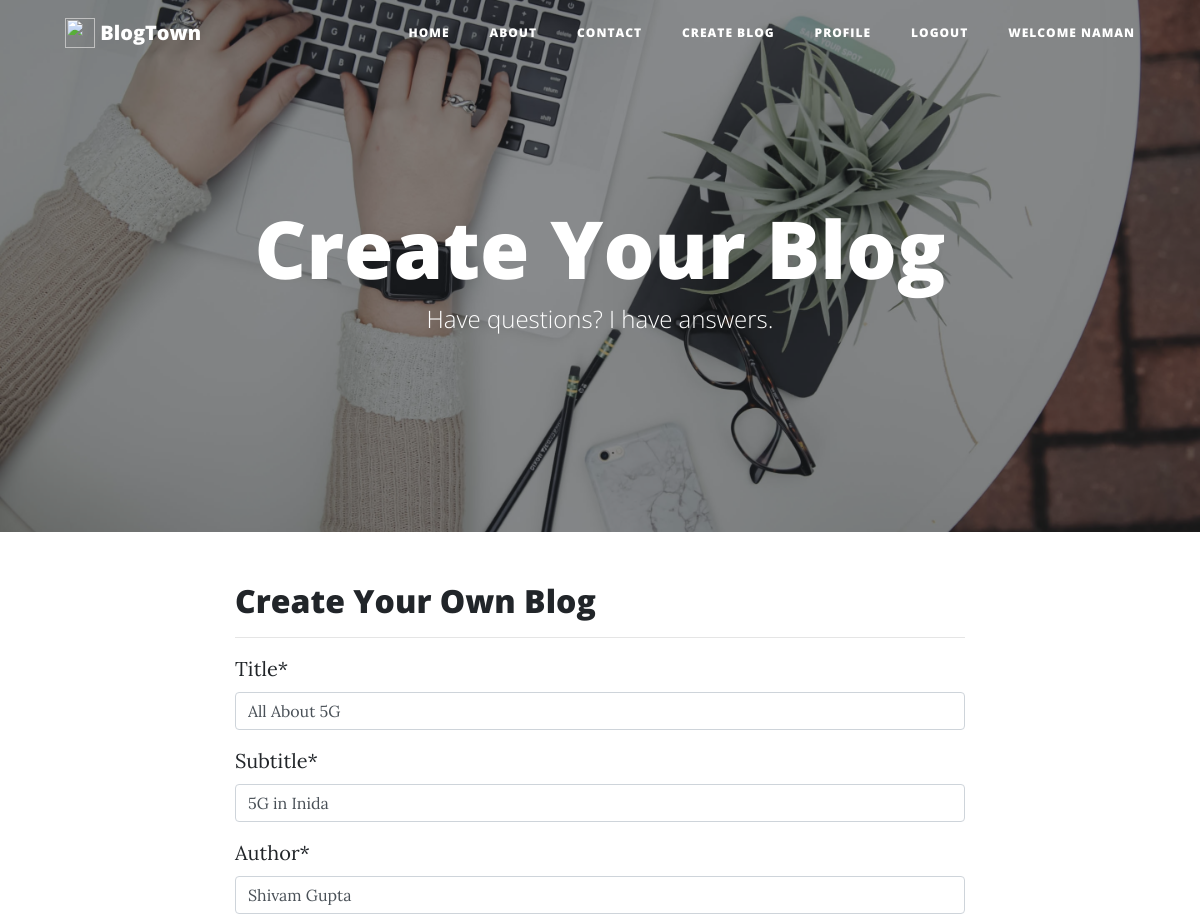
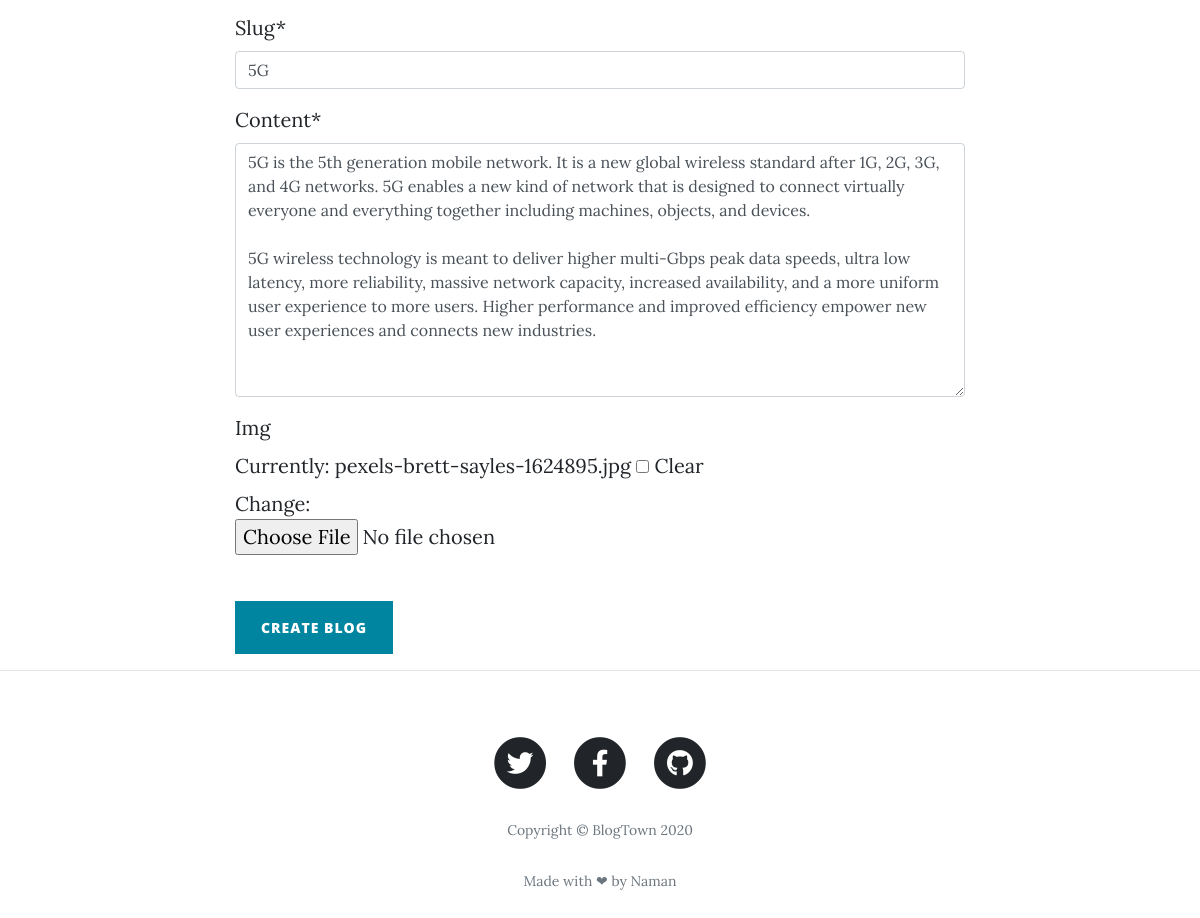
The app's page /blog/5G/update/ (signed in) with its own data (2 pictures, top to bottom).
### Blog/models.py (models this page shows, shortened)
class Post(models.Model):
    sno = models.AutoField(primary_key=True)
    title = models.CharField(max_length=100)
    subtitle = models.CharField(max_length=100)
    author = models.CharField(max_length=30)
    slug = models.CharField(max_length=20)
    content = models.TextField()
    img = models.ImageField(null=True,blank=True,default="default.jpg")
    timeStamp = models.DateTimeField(auto_now_add=True,blank=True)

### Blog/views.py (the view, shortened to what this page needs)
# urls.py: path('<str:slug>/update/', PostUpdateView.as_view(), name='post-update'),
class PostUpdateView( UpdateView):
    model = Post
    fields = ['title', 'subtitle','author','slug','content','img']

### Blog/templates/blog/post_form.html (shortened to what this page needs)
{% extends 'base.html' %}
{% block body %}
{% load static %}
  <header class="masthead" style="background-image: url({% static 'img/blog.jpg' %})">
    <div class="overlay"></div>
    <div class="container">
      <div class="row">
        <div class="col-lg-8 col-md-10 mx-auto">
          <div class="page-heading">
            <h1>Create Your Blog</h1>
            <span class="subheading">Have questions? I have answers.</span>
          </div>
        </div>
      </div>
    </div>
  </header>
  <div class="container">
    <div class="row">
      <div class="col-lg-8 col-md-10 mx-auto">
        <h2>Create Your Own Blog</h2>
        <hr>
        {% load crispy_forms_tags %}
        <form action='/blog/create' method="post" name="sentMessage" id="blogForm" enctype="multipart/form-data"  novalidate>
        {{form | crispy}}
          <br>
          <button type="submit" class="btn btn-primary" id="sendMessageButton">Create Blog</button>
          <br>
        </form>
      </div>
    </div>
  </div>
{% endblock body %}

### templates/base.html (shortened to what this page needs)
{% load static %}
<!DOCTYPE html>
<html lang="en">
<head>
  <link rel="stylesheet" href="https://stackpath.bootstrapcdn.com/bootstrap/4.5.2/css/bootstrap.min.css">
  <link href="{% static 'vendor/bootstrap/css/bootstrap.min.css' %}" rel="stylesheet">
  <link href="{% static 'vendor/fontawesome-free/css/all.min.css' %}" rel="stylesheet" type="text/css">
  <link href="{% static 'css/clean-blog.min.css' %}" rel="stylesheet">
</head>
<body>
  <nav class="navbar navbar-expand-lg navbar-light fixed-top" id="mainNav">
    <div class="container">
      <a class="navbar-brand" href="/">    <img src="https://blog.addthiscdn.com/wp-content/uploads/2015/11/blogger.png" width="30" height="30" class="d-inline-block align-top" alt=""> BlogTown</a>
      <div class="collapse navbar-collapse" id="navbarResponsive">
        <ul class="navbar-nav ml-auto">
          <li class="nav-item">
            <a class="nav-link" href="/">Home</a>
          </li>
          <li class="nav-item">
            <a class="nav-link" href="{% url 'about' %}">About</a>
          </li>
          <li class="nav-item">
            <a class="nav-link" href="{% url 'contact' %}">Contact</a>
          </li>
          {% if user.is_authenticated %}
          <li class="nav-item">
            <a class="nav-link" href="{% url 'blogHome' %}">Create Blog</a>
          </li>
          <li class="nav-item">
            <a class="nav-link" href="{% url 'profile' %}">Profile</a>
          </li>
          <li class="nav-item">
            <a class="nav-link" href="{% url 'logout' %}">Logout</a>
          </li>
          <li class="nav-item">
            <a class="nav-link" href="#">Welcome {{request.user}}</a>
          </li>
          {% endif %}
        </ul>
      </div>
    </div>
  </nav>
  {% block body %} {% endblock body %}
  <hr>
  <footer>
    <div class="container">
      <div class="row">
        <div class="col-lg-8 col-md-10 mx-auto">
          <ul class="list-inline text-center">
            <li class="list-inline-item">
              <a href="#">
                <span class="fa-stack fa-lg">
                  <i class="fas fa-circle fa-stack-2x"></i>
                  <i class="fab fa-twitter fa-stack-1x fa-inverse"></i>
                </span>
              </a>
            </li>
            <li class="list-inline-item">
              <a href="#">
                <span class="fa-stack fa-lg">
                  <i class="fas fa-circle fa-stack-2x"></i>
                  <i class="fab fa-facebook-f fa-stack-1x fa-inverse"></i>
                </span>
              </a>
            </li>
            <li class="list-inline-item">
              <a href="#">
                <span class="fa-stack fa-lg">
                  <i class="fas fa-circle fa-stack-2x"></i>
                  <i class="fab fa-github fa-stack-1x fa-inverse"></i>
                </span>
              </a>
            </li>
          </ul>
          <p class="copyright text-muted">Copyright &copy; BlogTown 2020</p>
          <p class="copyright text-muted">Made with ❤ by Naman</p>
        </div>
      </div>
    </div>
  </footer>
</body>
</html>

### records on screen
Post: title "All About 5G", subtitle "5G in Inida", author "Shivam Gupta", slug "5G", content "5G is the 5th generation mobile network. It is a new global wireless standard after 1G, 2G, 3G, and 4G networks. 5G enables a new kind of network that is designed to connect virtually everyone and everything together including machines, objects, and devices. 5G wireless technology is meant to deliver higher multi-Gbps peak data speeds, ultra low latency, more reliability, massive network capacity, increased availability, and a more uniform user experience to more users. Higher performance and improved efficiency empower new user experiences and connects new industries."

### other values on screen
{{ request.user }} "NAMAN"
